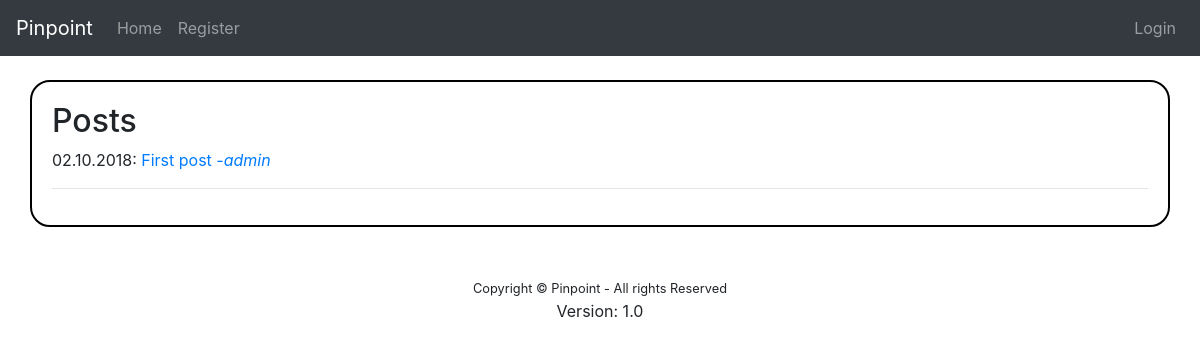
Before: / with the older database file.
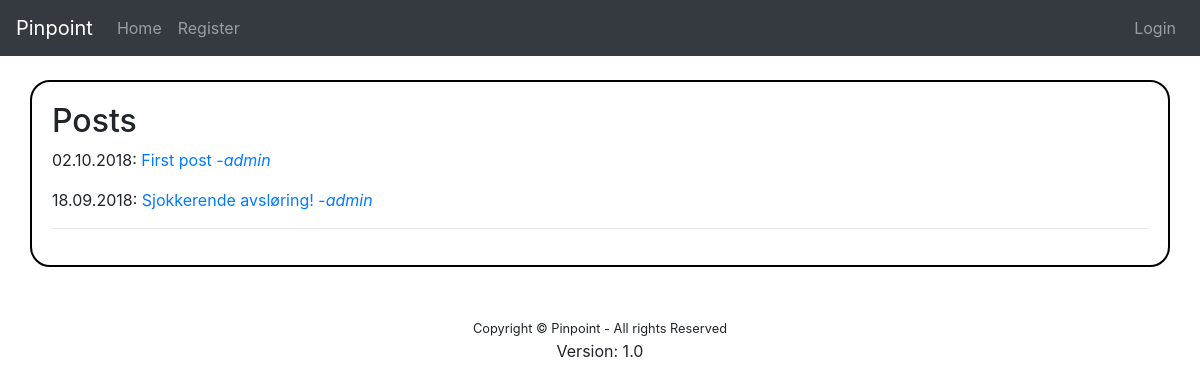
After: the same page with the newer database file.
### view_content/models.py (models this page shows, shortened)
class Post(models.Model):
    title = models.CharField(max_length=200)
    body = models.TextField()
    date = models.DateTimeField(auto_now_add=True)
    author = models.ForeignKey('auth.User', on_delete=models.CASCADE, related_name='author_of')
    editor = models.ForeignKey('auth.User', on_delete=models.CASCADE, related_name='editor_of', null=True)
    proof_read = models.BooleanField(default=False)
    published = models.BooleanField(default=False)

### view_content/views.py (the view)
# urls.py: path('', views.index, name="home"),
def index(request):
    posts = Post.objects.all().order_by("-date")[:20]
    return render(request, "view_content/TEMPORARY.html", {'posts': posts})

### view_content/templates/view_content/TEMPORARY.html (shortened to what this page needs)
{% extends "base.html" %}
{% block content %}
	<h2>Posts</h2>
    {% for post in posts %}
        {% if post.published %}
            <span>{{ post.date|date:"d.m.Y" }}: </span>
            <a href="{% url 'detail' post.id %}">{{ post.title }}</a><a href="">   -<i>{{ post.author.username }}</i></a>
        {% endif %}
    {% endfor %}
    <hr>
{% endblock %}

Changed rows visible on the page:
now on this page (row edited): Post: date "18.09.2018", title "Sjokkerende avsløring!", author.username "admin"
